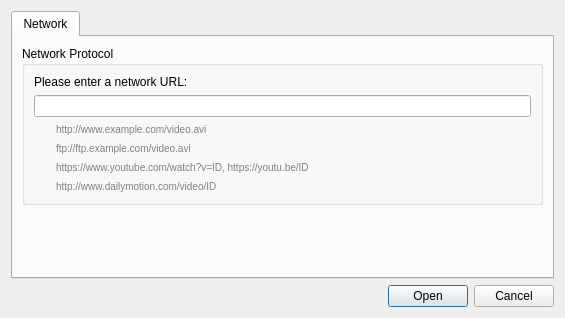
<?xml version="1.0" encoding="UTF-8"?>
<ui version="4.0">
 <class>OpenDialog</class>
 <widget class="QDialog" name="OpenDialog">
  <property name="geometry">
   <rect>
    <x>0</x>
    <y>0</y>
    <width>565</width>
    <height>318</height>
   </rect>
  </property>
  <property name="windowTitle">
   <string>Open...</string>
  </property>
  <layout class="QVBoxLayout" name="verticalLayout_4">
   <item>
    <widget class="QTabWidget" name="tabWidget">
     <widget class="QWidget" name="networkTab">
      <attribute name="title">
       <string>Network</string>
      </attribute>
      <layout class="QVBoxLayout" name="verticalLayout_5">
       <item>
        <widget class="QGroupBox" name="groupBox">
         <property name="title">
          <string>Network Protocol</string>
         </property>
         <layout class="QVBoxLayout" name="verticalLayout_2">
          <item>
           <layout class="QVBoxLayout" name="verticalLayout">
            <item>
             <widget class="QLabel" name="label">
              <property name="text">
               <string>Please enter a network URL:</string>
              </property>
             </widget>
            </item>
            <item>
             <widget class="QLineEdit" name="networkUrl"/>
            </item>
            <item>
             <widget class="QLabel" name="label_2">
              <property name="styleSheet">
               <string notr="true">color: grey; font-size: 10px; margin-left: 20px</string>
              </property>
              <property name="text">
               <string>http://www.example.com/video.avi</string>
              </property>
             </widget>
            </item>
            <item>
             <widget class="QLabel" name="label_3">
              <property name="styleSheet">
               <string notr="true">margin-left: 20px; color: gray; font-size: 10px</string>
              </property>
              <property name="text">
               <string>ftp://ftp.example.com/video.avi</string>
              </property>
             </widget>
            </item>
            <item>
             <widget class="QLabel" name="label_4">
              <property name="styleSheet">
               <string notr="true">margin-left: 20px; color: gray; font-size: 10px</string>
              </property>
              <property name="text">
               <string>https://www.youtube.com/watch?v=ID, https://youtu.be/ID</string>
              </property>
             </widget>
            </item>
            <item>
             <widget class="QLabel" name="label_6">
              <property name="styleSheet">
               <string notr="true">margin-left: 20px; color: gray; font-size: 10px</string>
              </property>
              <property name="text">
               <string>http://www.dailymotion.com/video/ID</string>
              </property>
             </widget>
            </item>
           </layout>
          </item>
         </layout>
        </widget>
       </item>
       <item>
        <spacer name="verticalSpacer">
         <property name="orientation">
          <enum>Qt::Vertical</enum>
         </property>
         <property name="sizeHint" stdset="0">
          <size>
           <width>20</width>
           <height>40</height>
          </size>
         </property>
        </spacer>
       </item>
      </layout>
     </widget>
    </widget>
   </item>
   <item>
    <widget class="QDialogButtonBox" name="buttonBox">
     <property name="orientation">
      <enum>Qt::Horizontal</enum>
     </property>
     <property name="standardButtons">
      <set>QDialogButtonBox::Cancel|QDialogButtonBox::Open</set>
     </property>
    </widget>
   </item>
  </layout>
 </widget>
 <resources/>
 <connections>
  <connection>
   <sender>buttonBox</sender>
   <signal>accepted()</signal>
   <receiver>OpenDialog</receiver>
   <slot>accept()</slot>
   <hints>
    <hint type="sourcelabel">
     <x>248</x>
     <y>254</y>
    </hint>
    <hint type="destinationlabel">
     <x>157</x>
     <y>274</y>
    </hint>
   </hints>
  </connection>
  <connection>
   <sender>buttonBox</sender>
   <signal>rejected()</signal>
   <receiver>OpenDialog</receiver>
   <slot>reject()</slot>
   <hints>
    <hint type="sourcelabel">
     <x>316</x>
     <y>260</y>
    </hint>
    <hint type="destinationlabel">
     <x>286</x>
     <y>274</y>
    </hint>
   </hints>
  </connection>
 </connections>
</ui>
